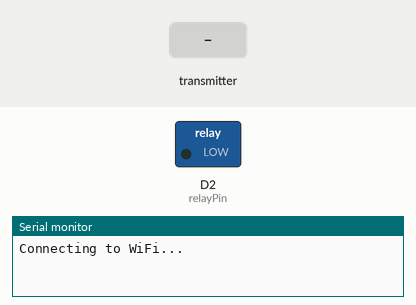
This sketch was run on a simulated ESP8266 (NodeMCU). On the bench: switched loads named in the sketch (green lamp = pin HIGH), the last lines printed to the serial monitor. The inputs (shaded band) are chosen by the test bench. WiFi joins after 1.5 s; servers stay silent unless stated.

Above: at 0.2 s.
At 2.8 s:
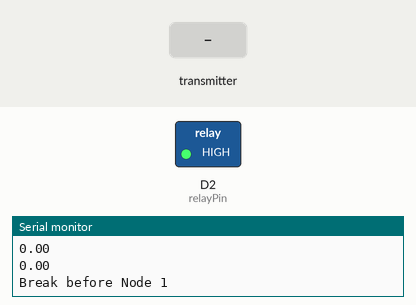
2.9 s: the transmitter starts sending id = 0
Timing chart, 0 to 5.9 s (numbered marks = the images above; inputs shaded):
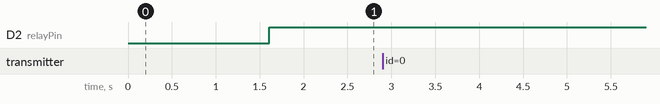

The sketch:

ESP_Slave_WebDashboard.ino
```cpp
// #include <ESP8266WiFi.h>
// #include <ESP8266WebServer.h>

// // ---------- WiFi Credentials ----------
// const char* ssid = "AYUSH-PC0335";
// const char* password = "P!693n57";

// // ---------- Web Server ----------
// ESP8266WebServer server(80);

// // ---------- HTML Page Stored in PROGMEM ----------
// const char index_html[] PROGMEM = R"rawliteral(
// <!DOCTYPE html>
// <html>
// <head>
//   <meta charset="UTF-8">
//   <title>ESP8266 D0 Monitor</title>
//   <style>
//     body {
//       font-family: Arial, sans-serif;
//       text-align: center;
//       background: #0a0a0a;
//       color: #e0e0e0;
//     }
//     .card {
//       display: inline-block;
//       background: #1c1c1c;
//       padding: 20px;
//       margin-top: 40px;
//       border-radius: 12px;
//       box-shadow: 0 0 15px #333;
//       width: 300px;
//     }
//     h1 { color: #00ffff; margin-bottom: 10px; }
//     .status {
//       font-size: 1.5em;
//       margin-top: 10px;
//     }
//     .led {
//       width: 60px;
//       height: 60px;
//       margin: 20px auto;
//       border-radius: 50%;
//       background-color: gray;
//       box-shadow: 0 0 20px #000;
//       transition: background-color 0.3s, box-shadow 0.3s;
//     }
//     .high {
//       background-color: #00ff00;
//       box-shadow: 0 0 25px #00ff00;
//     }
//     .low {
//       background-color: #ff0000;
//       box-shadow: 0 0 25px #ff0000;
//     }
//   </style>
// </head>
// <body>
//   <h1>ESP8266 Web Dashboard</h1>
//   <div class="card">
//     <h2>D0 Pin Status:</h2>
//     <div class="led" id="led"></div>
//     <div class="status" id="pinState">Loading...</div>
//   </div>

//   <script>
//     async function updateStatus() {
//       try {
//         const res = await fetch('/status');
//         const data = await res.text();
//         const led = document.getElementById('led');
//         const text = document.getElementById('pinState');
//         text.textContent = data;

//         if (data.trim() === "HIGH") {
//           led.classList.add("high");
//           led.classList.remove("low");
//         } else {
//           led.classList.add("low");
//           led.classList.remove("high");
//         }
//       } catch (err) {
//         document.getElementById('pinState').textContent = "Error";
//       }
//     }

//     setInterval(updateStatus, 1000);
//     updateStatus();
//   </script>
// </body>
// </html>
// )rawliteral";

// // ---------- Function to Handle Root Page ----------
// void handleRoot() {
//   server.send_P(200, "text/html", index_html);
// }

// // ---------- Function to Return Pin Status ----------
// void handleStatus() {
//   int state = digitalRead(D0);
//   server.send(200, "text/plain", (state == HIGH) ? "HIGH" : "LOW");
// }

// void setup() {
//   Serial.begin(115200);
//   delay(100);

//   pinMode(D0, INPUT);

//   Serial.println();
//   Serial.println("Connecting to WiFi...");
//   WiFi.begin(ssid, password);

//   while (WiFi.status() != WL_CONNECTED) {
//     delay(500);
//     Serial.print(".");
//   }

//   Serial.println("\nWiFi Connected!");
//   Serial.print("IP Address: ");
//   Serial.println(WiFi.localIP());

//   // Define Routes
//   server.on("/", handleRoot);
//   server.on("/status", handleStatus);

//   // Start Server
//   server.begin();
//   Serial.println("HTTP Server started");
// }

// void loop() {
//   server.handleClient();
// }


#include <ESP8266WiFi.h>
#include <ESP8266WebServer.h>
#include <espnow.h>

// ---------- WiFi Credentials ----------
const char* ssid = "AYUSH-PC0335";
const char* password = "P!693n57";

// ---------- Web Server ----------
ESP8266WebServer server(80);

typedef struct struct_message {
  int id;
  float x;
  float y;
}struct_message;

#define relayPin D2

// Create a struct_message called myData
struct_message myData;

// Create a structure to hold the readings from each board
struct_message board1;
struct_message board2;
struct_message board3;

unsigned long lastTime = 0;
unsigned long timerDelay = 1000;

// Create an array with all the structures
struct_message boardsStruct[3] = {board1, board2, board3};

// callback function that will be executed when data is received
void OnDataRecv(const uint8_t * mac_addr, const uint8_t *incomingData, int len) {
  char macStr[18];
  Serial.print("Packet received from: ");
  snprintf(macStr, sizeof(macStr), "%02x:%02x:%02x:%02x:%02x:%02x",
           mac_addr[0], mac_addr[1], mac_addr[2], mac_addr[3], mac_addr[4], mac_addr[5]);
  Serial.println(macStr);
  memcpy(&myData, incomingData, sizeof(myData));
  //Serial.printf("Board ID %u: %u bytes\n", myData.id, len);
  // Update the structures with the new incoming data
  boardsStruct[myData.id-1].x = myData.x;
  boardsStruct[myData.id-1].y = myData.y;
  //Serial.printf("x value: %d \n", boardsStruct[myData.id-1].x);
  //Serial.printf("y value: %d \n", boardsStruct[myData.id-1].y);
  //Serial.println();
}


// ---------- HTML Page Stored in PROGMEM ----------
const char index_html[] PROGMEM = R"rawliteral(
<!DOCTYPE html>
<html>
<head>
  <meta charset="UTF-8">
  <title>ESP8266 D0 Monitor</title>
  <style>
    body {
      font-family: Arial, sans-serif;
      text-align: center;
      background: #0a0a0a;
      color: #e0e0e0;
    }
    .card {
      display: inline-block;
      background: #1c1c1c;
      padding: 20px;
      margin-top: 40px;
      border-radius: 12px;
      box-shadow: 0 0 15px #333;
      width: 300px;
    }
    h1 { color: #00ffff; margin-bottom: 10px; }
    .status {
      font-size: 1.5em;
      margin-top: 10px;
    }
    .led {
      width: 60px;
      height: 60px;
      margin: 20px auto;
      border-radius: 50%;
      background-color: gray;
      box-shadow: 0 0 20px #000;
      transition: background-color 0.3s, box-shadow 0.3s;
    }
    .high {
      background-color: #00ff00;
      box-shadow: 0 0 25px #00ff00;
    }
    .low {
      background-color: #ff0000;
      box-shadow: 0 0 25px #ff0000;
    }
  </style>
</head>
<body>
  <h1>ESP8266 Web Dashboard</h1>
  <div class="card">
    <h2>D0 Pin Status:</h2>
    <div class="led" id="led"></div>
    <div class="status" id="pinState">Loading...</div>
  </div>

  <script>
    async function updateStatus() {
      try {
        const res = await fetch('/status');
        const data = await res.text();
        const led = document.getElementById('led');
        const text = document.getElementById('pinState');
        text.textContent = data;

        if (data.trim() === "HIGH") {
          led.classList.add("high");
          led.classList.remove("low");
        } else {
          led.classList.add("low");
          led.classList.remove("high");
        }
      } catch (err) {
        document.getElementById('pinState').textContent = "Error";
      }
    }

    setInterval(updateStatus, 1000);
    updateStatus();
  </script>
</body>
</html>
)rawliteral";

// ---------- Function to Handle Root Page ----------
void handleRoot() {
  server.send_P(200, "text/html", index_html);
}

// ---------- Function to Return Pin Status ----------
void handleStatus() {
  int state = digitalRead(D0);
  server.send(200, "text/plain", (state == HIGH) ? "HIGH" : "LOW");
}

void setup() {
  Serial.begin(115200);
  delay(100);

  pinMode(D0, INPUT);

  pinMode(relayPin,OUTPUT);
  digitalWrite(relayPin,LOW);

  Serial.println();
  Serial.println("Connecting to WiFi...");
  WiFi.mode(WIFI_STA);
  WiFi.begin(ssid, password);

  while (WiFi.status() != WL_CONNECTED) {
    delay(500);
    Serial.print(".");
  }

  Serial.println("\nWiFi Connected!");
  Serial.print("IP Address: ");
  Serial.println(WiFi.localIP());

  //Init ESP-NOW
  if (esp_now_init() != 0) {
    Serial.println("Error initializing ESP-NOW");
    return;
  }

  esp_now_register_recv_cb(esp_now_recv_cb_t(OnDataRecv));

  // Define Routes
  server.on("/", handleRoot);
  server.on("/status", handleStatus);

  // Start Server
  server.begin();
  Serial.println("HTTP Server started");
}

bool node1Status=true;
bool node2Status=true;

float node1Threshold=0.15;
float node2Threshold=0.15;
float node1node2Threshold=0.25;

int currCheck(float node1Curr, float node2Curr){
  if(node1Curr>=node1node2Threshold&&node2Curr>=node2Threshold)
    return 0;//Both loads connected
  else if(node1Curr>=node1Threshold&&node2Curr<=node2Threshold)
    return 1;//Node 1 working
  else if(node1Curr>=node1Threshold&&node1Curr<=node1node2Threshold&&node2Curr>=node2Threshold)
    return 2;//Node 2 working
  else if(node1Curr<=node1Threshold&&node2Curr<=node2Threshold)
    return 3;//Both loads are not connected
  return 999;
}

void loop() {
  if ((millis() - lastTime) > timerDelay) {
    // Set values to send
    float node1Curr = boardsStruct[0].x;//Node 1 current sensor
    float node1Flex = boardsStruct[0].y;//Node 1 flex sensor
    float node2Curr = boardsStruct[1].x;//Node 2 current sensor
    float node2Flex = boardsStruct[1].y;//Node 2 flex sensor
    //float node3Curr = boardsStruct[2].x;//Node 3 current sensor
    //float node3Flex = boardsStruct[2].y;//Node 3 flex sensor
    Serial.println(node1Curr);
    Serial.println(node1Flex);
    Serial.println("........");
    Serial.println(node2Curr);
    Serial.println(node2Flex);
    //Serial.println("........");
    //Serial.println(node3Curr);
    //Serial.println(node3Flex);
    int currStatus = currCheck(node1Curr, node2Curr);
    if(currStatus==0){
      Serial.println("Load at Both Nodes");
      digitalWrite(relayPin,LOW);
    }
    else if(currStatus==1){
      Serial.println("Break after Node 2");
      digitalWrite(relayPin,HIGH);
    }
    else if(currStatus==2){
      Serial.println("Break between Node 1 and Node 2");
      digitalWrite(relayPin,HIGH);
    }
    else if(currStatus==3){
      Serial.println("Break before Node 1");
      digitalWrite(relayPin,HIGH);
    }
    else if(currStatus==999){
      Serial.println("Error");
    }
    Serial.println();
    lastTime = millis();
    server.handleClient();
}
}
```
